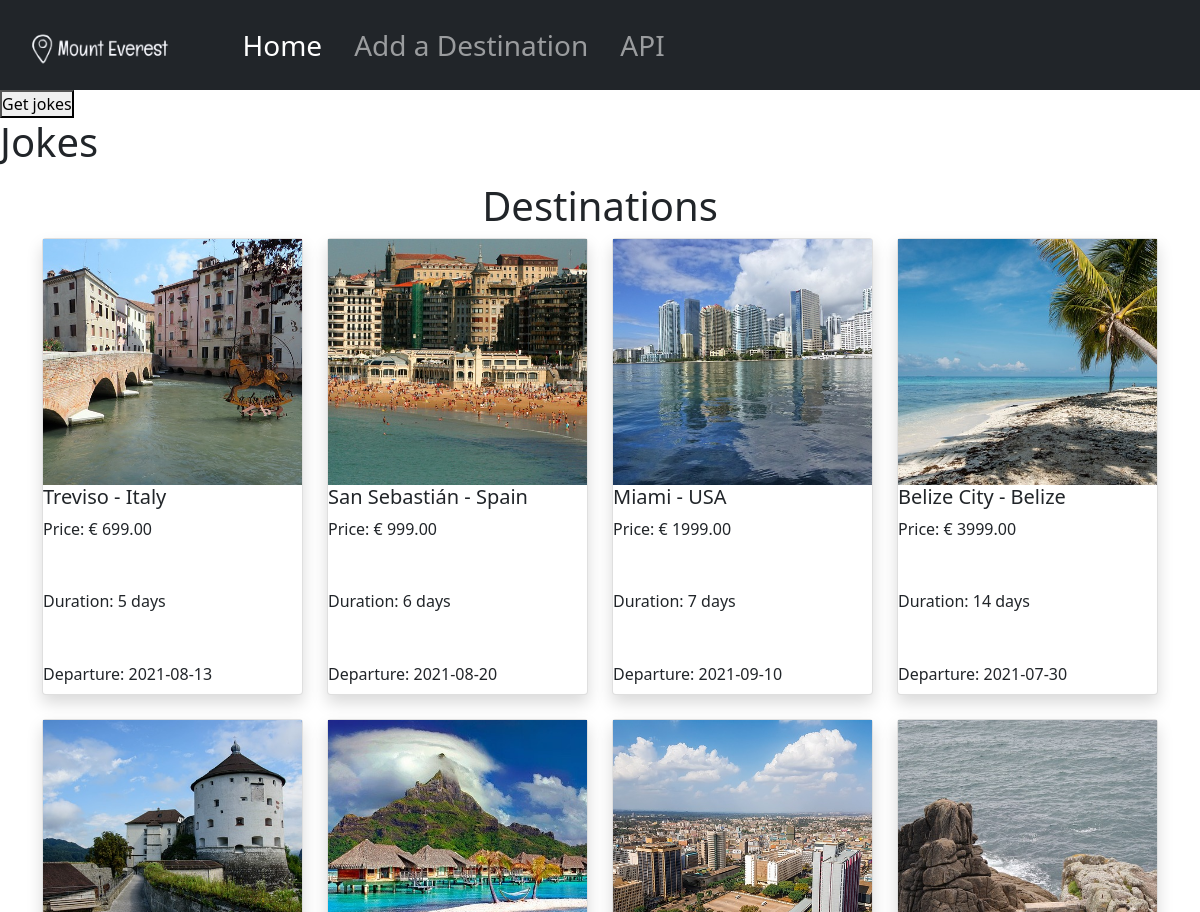
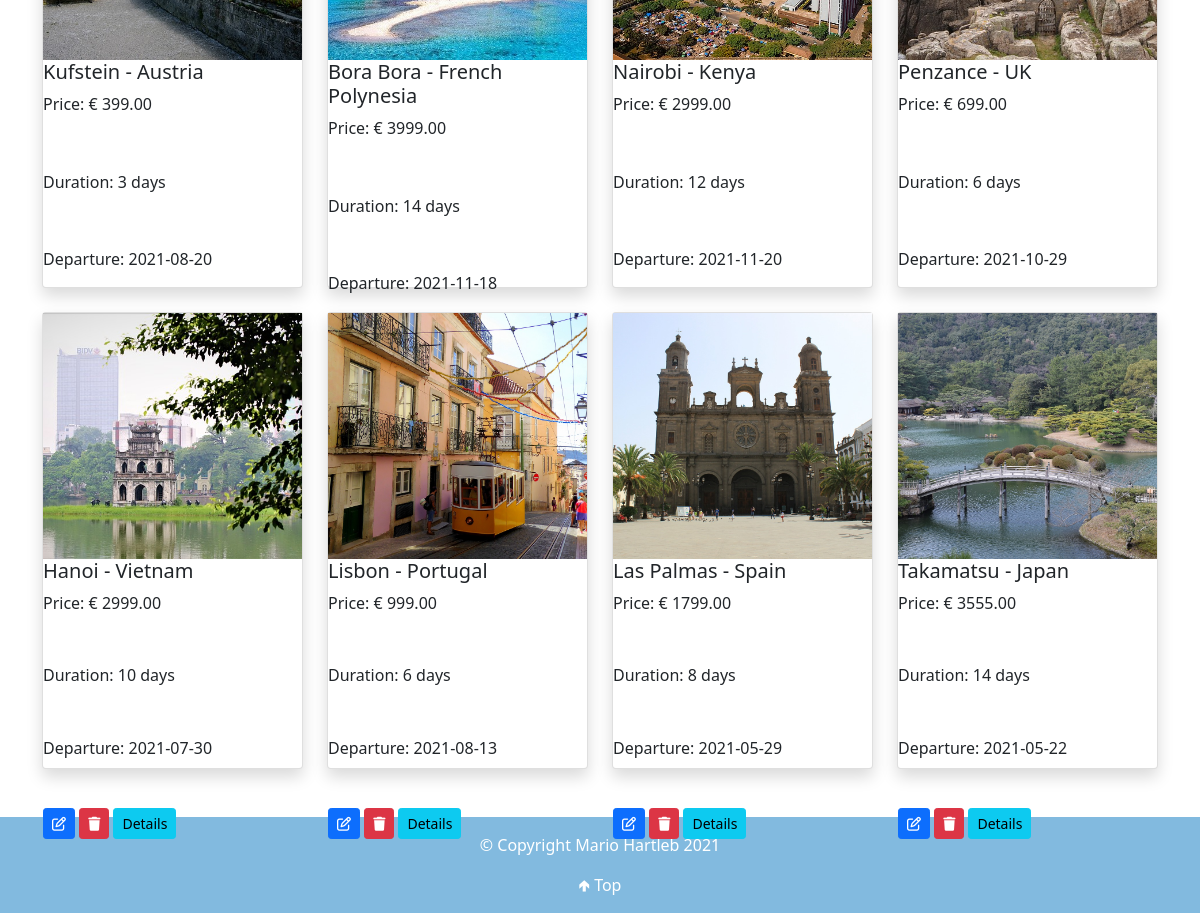
The page / on the database its author committed (2 pictures, top to bottom).
### tables this page shows
CREATE TABLE `destinations` (
  `locId` int(11) NOT NULL,
  `locName` varchar(55) NOT NULL,
  `locCountry` varchar(55) NOT NULL,
  `locPrice` decimal(11,2) NOT NULL,
  `duration` int(3) NOT NULL,
  `departure` date NOT NULL,
  `description` text DEFAULT NULL,
  `latitude` decimal(11,8) NOT NULL,
  `longitude` decimal(11,8) NOT NULL,
  `image` varchar(255) DEFAULT NULL
);

### index.php (the view, shortened to what this page needs)
<?php
require_once 'actions/db_connect.php';
$sql = "SELECT * FROM destinations";
$result = mysqli_query($connect ,$sql);
$tbody='';
if(mysqli_num_rows($result)  > 0) {
    while($row = mysqli_fetch_array($result, MYSQLI_ASSOC)){
        $tbody .=
            "<div class='col'>
                <div class='card h-100 shadow card-style'>
                        <img class='img-fluid img-style' src='pictures/" .$row['image']."' alt='" .$row['locName']."'>
                    <div class='card-body'>
                        <h5 class='card-title'>" .$row['locName']." - " .$row['locCountry']."</h5>
                        <p class='card-text'>Price: € " .$row['locPrice']."</p>
                        <p class='card-text'>Duration: " .$row['duration']." days</p>
                        <p class='card-text'>Departure: " .$row['departure']."</p>
                        <p class=''>
                            <span><a href='update.php?id=" .$row['locId']."'><button class='btn btn-primary btn-sm' type='button'><i class='far fa-edit'></i></button></a>
                            <a href='delete.php?id=" .$row['locId']."'><button class='btn btn-danger btn-sm' type='button'><i class='fas fa-trash'></i></button></a><a href='details.php?id=" .$row['locId']."'><button class='btn btn-info btn-sm  ms-1' type='button'>Details</button></a></span>
                        </p>
                    </div>
                </div>
            </div>    ";
        };
    } else {
        $tbody =  "<div>No Data Available </div>";
    }
?>
<!DOCTYPE html>
<html lang="en">
    <head>
        <?php require_once 'components/boot.php'?>
        <link rel="stylesheet" href="css/styles.css">
    </head>
    <body>
       <?php include_once "components/nav.php";?>
       <div><button id= "button" >Get jokes</button>
            <h1>Jokes</h1>
        </div>
        <div class="manageProduct w-85 mt-3 mb-5 px-3">
            <p class='h1 text-center'>Destinations</p>
            <div class="container">
                <div class="row row-cols-1 row-cols-sm-2 row-cols-md-3 row-cols-lg-4 g-4">
                    <?php echo "$tbody";?>
                </div>
            </div>
        </div>
       <?php include_once "components/footer.php";?>
    </body>
</html>

### components/boot.php (shortened to what this page needs)
<link href="https://cdn.jsdelivr.net/npm/bootstrap@5.0.0-beta1/dist/css/bootstrap.min.css" rel="stylesheet">

### components/nav.php (shortened to what this page needs)
<nav class="navbar navbar-expand-lg navbar-dark bg-dark" id="navi">
    <div class="container-fluid">
        <a class="navbar-brand px-3 fs-2" href="index.php"><img src="pictures/logo-white.png" class="img-fluid" alt="Logo"></a>
        <div class="collapse navbar-collapse" id="navbarNav">
            <ul class="navbar-nav mx-4">
                <li class="nav-item">
                    <a class="nav-link active p-3 fs-3" aria-current="page" href="index.php">Home</a>
                </li>
                <li class="nav-item">
                    <a class="nav-link p-3 fs-3" href="create.php">Add a Destination</a>
                </li>
                <li class="nav-item">
                    <a class="nav-link p-3 fs-3" href="api/webservice.php">API</a>
                </li>
            </ul>
    </div>
</nav>

### components/footer.php
<footer class="container-fluid">
    <div class="container-fluid">
      <div class="row pt-3">
        <div class="col-sm-12 col-md-12 col-lg-12 text-center">
          <p class="text-white">&copy Copyright Mario Hartleb 2021</p>
          <a href="#navi"><p class="text-white text-decoration-none">&#129153 Top</p></a>
        </div>
      </div>
    </div>
</footer>

### css/styles.css (style rules this page uses)
* { box-sizing: border-box; margin: 0; padding: 0; }
body { background: url("https://ibb.co/SPWVD85"); background-size: cover; min-height: 100vh; }
.manageProduct { margin: auto; }
.card-body { position: relative; height: 48%; padding: 0; }
.card-text { min-height: 27%; }
.img-style { width: 100%; height: 18em; object-fit: cover; object-position: 50% 50%; }
a { text-decoration: none; }
footer { background-color: #82badf; }

### index.php (style rules this page uses)
.img-style { width: 100%; height: 16em; object-fit: cover; object-position: 50% 50%; }
body { background: url("https://ibb.co/SPWVD85"); background-size: cover; min-height: 100vh; }

### rows shown on the page
destinations: image (picture), locName "Treviso", locCountry "Italy", locPrice "699.00", duration "5", departure "2021-08-13"
destinations: image (picture), locName "San Sebastián", locCountry "Spain", locPrice "999.00", duration "6", departure "2021-08-20"
destinations: image (picture), locName "Miami", locCountry "USA", locPrice "1999.00", duration "7", departure "2021-09-10"
destinations: image (picture), locName "Belize City", locCountry "Belize", locPrice "3999.00", duration "14", departure "2021-07-30"
destinations: image (picture), locName "Kufstein", locCountry "Austria", locPrice "399.00", duration "3", departure "2021-08-20"
destinations: image (picture), locName "Bora Bora", locCountry "French Polynesia", locPrice "3999.00", duration "14", departure "2021-11-18"
destinations: image (picture), locName "Nairobi", locCountry "Kenya", locPrice "2999.00", duration "12", departure "2021-11-20"
destinations: image (picture), locName "Penzance", locCountry "UK", locPrice "699.00", duration "6", departure "2021-10-29"
destinations: image (picture), locName "Hanoi", locCountry "Vietnam", locPrice "2999.00", duration "10", departure "2021-07-30"
destinations: image (picture), locName "Lisbon", locCountry "Portugal", locPrice "999.00", duration "6", departure "2021-08-13"
destinations: image (picture), locName "Las Palmas", locCountry "Spain", locPrice "1799.00", duration "8", departure "2021-05-29"
destinations: image (picture), locName "Takamatsu", locCountry "Japan", locPrice "3555.00", duration "14", departure "2021-05-22"
